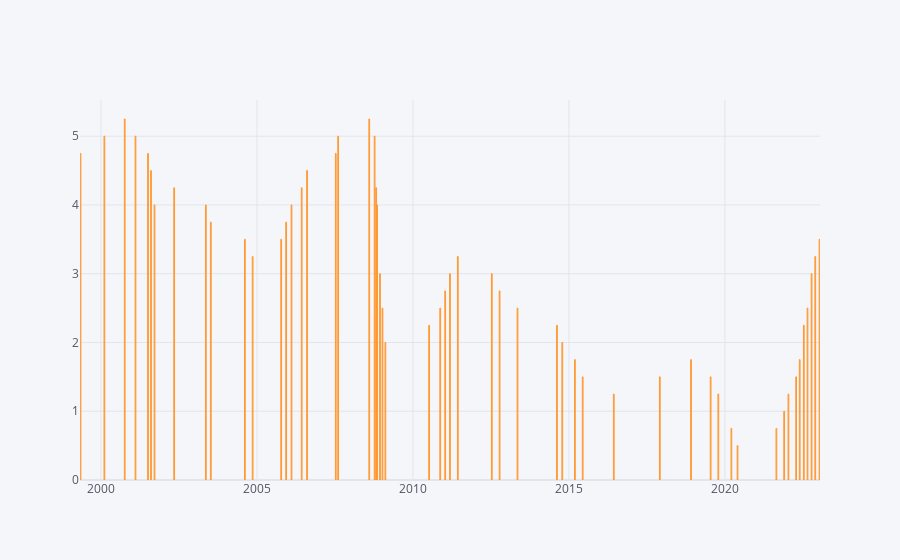

The notebook cell this image was saved under:
### Code cell
df.iplot(kind='bar')  # 시각화를 통해 기준금리 변경 밀도 파악

### Figure 1 — Plotly figure (JSON) as saved in the notebook; plotly's stock layout.template omitted (floating-point values rounded to 4 significant figures)
{"data": [{"marker": {"color": "rgba(255, 153, 51, 0.6)", "line": {"color": "rgba(255, 153, 51, 1.0)", "width": 1}}, "name": "rp", "orientation": "v", "text": "", "type": "bar", "x": ["1999-05-06", "2000-02-10", "2000-10-05", "2001-02-08", "2001-07-05", "2001-08-09", "2001-09-19", "2002-05-07", "2003-05-13", "2003-07-10", "2004-08-12", "2004-11-11", "2005-10-11", "2005-12-08", "2006-02-09", "2006-06-08", "2006-08-10", "2007-07-12", "2007-08-09", "2008-08-07", "2008-10-09", "2008-10-27", "2008-11-07", "2008-12-11", "2009-01-09", "2009-02-12", "2010-07-09", "2010-11-16", "2011-01-13", "2011-03-10", "2011-06-10", "2012-07-12", "2012-10-11", "2013-05-09", "2014-08-14", "2014-10-15", "2015-03-12", "2015-06-11", "2016-06-09", "2017-11-30", "2018-11-30", "2019-07-18", "2019-10-16", "2020-03-17", "2020-05-28", "2021-08-26", "2021-11-25", "2022-01-14", "2022-04-14", "2022-05-26", "2022-07-13", "2022-08-25", "2022-10-12", "2022-11-24", "2023-01-13"], "y": [4.75, 5, 5.25, 5, 4.75, 4.5, 4, 4.25, 4, 3.75, 3.5, 3.25, 3.5, 3.75, 4, 4.25, 4.5, 4.75, 5, 5.25, 5, 4.25, 4, 3, 2.5, 2, 2.25, 2.5, 2.75, 3, 3.25, 3, 2.75, 2.5, 2.25, 2, 1.75, 1.5, 1.25, 1.5, 1.75, 1.5, 1.25, 0.75, 0.5, 0.75, 1, 1.25, 1.5, 1.75, 2.25, 2.5, 3, 3.25, 3.5]}], "layout": {"legend": {"bgcolor": "#F5F6F9", "font": {"color": "#4D5663"}}, "paper_bgcolor": "#F5F6F9", "plot_bgcolor": "#F5F6F9", "title": {"font": {"color": "#4D5663"}}, "xaxis": {"gridcolor": "#E1E5ED", "showgrid": true, "tickfont": {"color": "#4D5663"}, "title": {"font": {"color": "#4D5663"}, "text": ""}, "zerolinecolor": "#E1E5ED"}, "yaxis": {"gridcolor": "#E1E5ED", "showgrid": true, "tickfont": {"color": "#4D5663"}, "title": {"font": {"color": "#4D5663"}, "text": ""}, "zerolinecolor": "#E1E5ED"}}}
